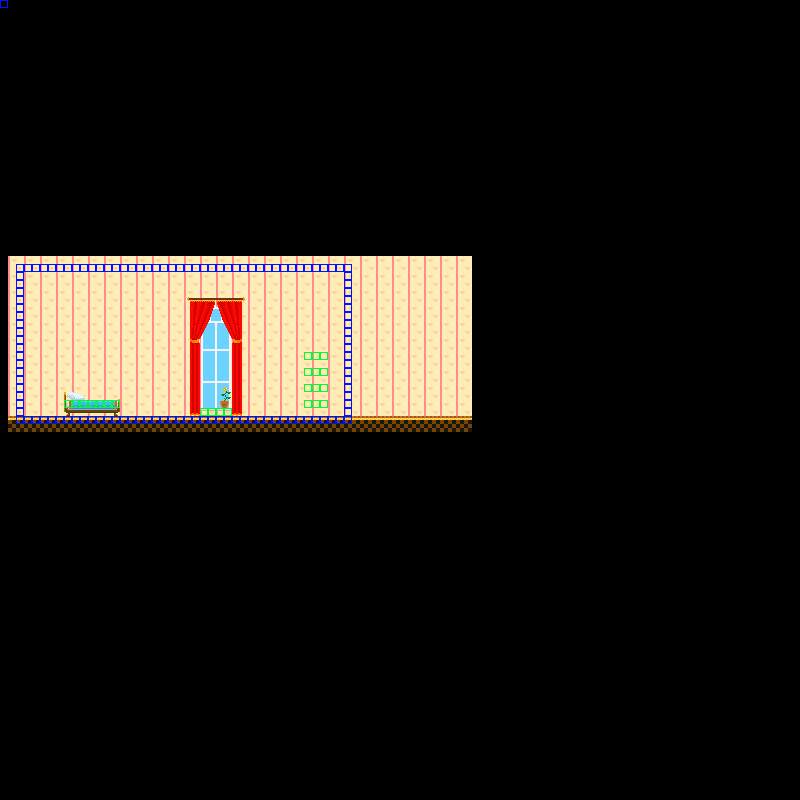

This game map was drawn from its Tiled (.tmx) file and the tilesets committed beside it. A one-line description and the trimmed map source follow:
An orthogonal 100x100 tile map with 8x8 px tiles, 4 tile layers (layer1, layer2, layer3, colliders), 3 tilesets and 1 object (Point).

<map version="1.0" orientation="orthogonal" renderorder="right-down" width="100" height="100" tilewidth="8" tileheight="8" nextobjectid="4">
 <tileset firstgid="1" name="animd_flower1" tilewidth="64" tileheight="64">
  <image source="../Sprites/sandbox/animd_flower1.png" width="384" height="64" />
  <tile id="5">
   <animation>
    <frame tileid="0" duration="150" />
    <frame tileid="1" duration="150" />
    <frame tileid="2" duration="150" />
    <frame tileid="3" duration="150" />
    <frame tileid="4" duration="150" />
    <frame tileid="5" duration="150" />
   </animation>
  </tile>
 </tileset>
 <tileset firstgid="7" name="testsprites2" tilewidth="64" tileheight="64">
  <image source="../Sprites/sandbox/testsprites2.png" width="512" height="512" />
 </tileset>
 <tileset firstgid="71" name="colliders" tilewidth="64" tileheight="64">
  <image source="../Sprites/sandbox/colliders.png" width="128" height="64" />
  <tile id="0">
   <properties>
    <property name="collide" value="wall" />
   </properties>
  </tile>
  <tile id="1">
   <properties>
    <property name="collide" value="cloud" />
   </properties>
  </tile>
 </tileset>
 <layer name="layer1" width="100" height="100">
  <data>[10000 cells, 290 non-empty, 1 distinct tile ids]</data>
 </layer>
 <layer name="layer2" width="100" height="100">
  <data>[10000 cells, 60 non-empty, 3 distinct tile ids]</data>
 </layer>
 <layer name="layer3" width="100" height="100">
  <data>[10000 cells, 2 non-empty, 2 distinct tile ids]</data>
 </layer>
 <objectgroup name="objects">
  <object id="1" name="Start" type="Point" x="128" y="328" width="8" height="8" />
 </objectgroup>
 <layer name="colliders" width="100" height="100">
  <data>[10000 cells, 144 non-empty, 2 distinct tile ids]</data>
 </layer>
</map>
